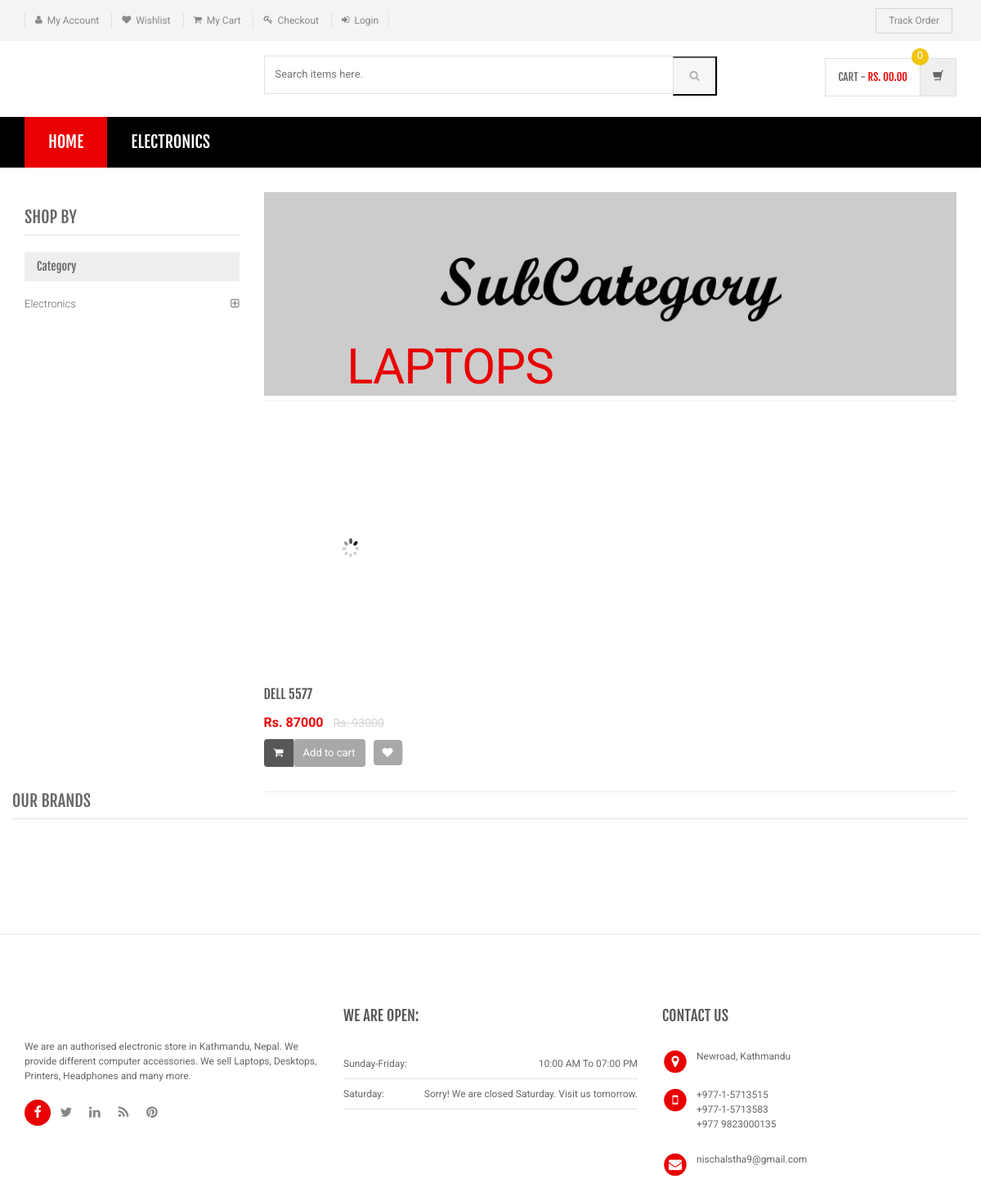
The page /sub-category1.php?scid=6 on the database its author committed.
### tables this page shows
CREATE TABLE `category` (
  `id` int(11) NOT NULL,
  `categoryName` varchar(255) DEFAULT NULL,
  `categoryDescription` longtext,
  `creationDate` timestamp NOT NULL DEFAULT CURRENT_TIMESTAMP,
  `updationDate` varchar(255) DEFAULT NULL
);

CREATE TABLE `subcategory` (
  `id` int(11) NOT NULL,
  `categoryid` int(11) DEFAULT NULL,
  `subcategory` varchar(255) DEFAULT NULL,
  `creationDate` timestamp NULL DEFAULT CURRENT_TIMESTAMP,
  `updationDate` varchar(255) DEFAULT NULL
);

CREATE TABLE `products` (
  `id` int(11) NOT NULL,
  `category` int(11) NOT NULL,
  `subCategory` int(11) DEFAULT NULL,
  `productName` varchar(255) DEFAULT NULL,
  `productCompany` varchar(255) DEFAULT NULL,
  `productPrice` int(11) DEFAULT NULL,
  `productPriceBeforeDiscount` int(11) DEFAULT NULL,
  `productDescription` longtext,
  `productImage1` varchar(255) DEFAULT NULL,
  `productImage2` varchar(255) DEFAULT NULL,
  `productImage3` varchar(255) DEFAULT NULL,
  `shippingCharge` int(11) DEFAULT NULL,
  `productAvailability` varchar(255) DEFAULT NULL,
  `postingDate` timestamp NULL DEFAULT CURRENT_TIMESTAMP,
  `updationDate` varchar(255) DEFAULT NULL
);

### sub-category1.php (the view, shortened to what this page needs)
<?php
include('includes/config.php');
$cid=intval($_GET['scid']);
?>
<!DOCTYPE html>
<html lang="en">
	<head>
	    <link rel="stylesheet" href="assets/css/bootstrap.min.css">
	    <link rel="stylesheet" href="assets/css/main.css">
	    <link rel="stylesheet" href="assets/css/green.css">
	    <link rel="stylesheet" href="assets/css/owl.carousel.css">
		<link rel="stylesheet" href="assets/css/owl.transitions.css">
		<link href="assets/css/lightbox.css" rel="stylesheet">
		<link rel="stylesheet" href="assets/css/animate.min.css">
		<link rel="stylesheet" href="assets/css/rateit.css">
		<link rel="stylesheet" href="assets/css/bootstrap-select.min.css">
		<link rel="stylesheet" href="assets/css/config.css">
		<link href="assets/css/green.css" rel="alternate stylesheet" title="Green color">
		<link href="assets/css/blue.css" rel="alternate stylesheet" title="Blue color">
		<link href="assets/css/red.css" rel="alternate stylesheet" title="Red color">
		<link href="assets/css/orange.css" rel="alternate stylesheet" title="Orange color">
		<link href="assets/css/dark-green.css" rel="alternate stylesheet" title="Darkgreen color">
		<link rel="stylesheet" href="assets/css/font-awesome.min.css">
	</head>
    <body class="cnt-home">
<header class="header-style-1">
<?php include('includes/top-header.php');?>
<?php include('includes/main-header.php');?>
<?php include('includes/menu-bar.php');?>
</header>
<div class="body-content outer-top-xs">
	<div class='container'>
		<div class='row outer-bottom-sm'>
			<div class='col-md-3 sidebar'>
	            <div class="sidebar-module-container">
	            	<h3 class="section-title">shop by</h3>
	            	<div class="sidebar-filter">
<div class="sidebar-widget wow fadeInUp outer-bottom-xs ">
	<div class="widget-header m-t-20">
		<h4 class="widget-title">Category</h4>
	</div>
	<div class="sidebar-widget-body m-t-10">
	         <?php $sql=mysql_query("select id,categoryName from category");
while($row=mysql_fetch_array($sql))
{
    ?>
		<div class="accordion">
	    	<div class="accordion-group">
	            <div class="accordion-heading">
	                <a href="category.php?cid=<?php echo htmlentities($row['id']);?>"  class="accordion-toggle collapsed">
	                   <?php echo htmlentities($row['categoryName']);?>
	                </a>
	            </div>
	        </div>
	    </div>
	    <?php } ?>
	</div>
</div>
	            	</div>
	            </div>
            </div>
			<div class='col-md-9'>
	<div id="category" class="category-carousel hidden-xs">
		<div class="item">
			<div class="image">
				<img src="assets/images/banners/cat-banner-2.jpg" alt="" class="img-responsive">
			</div>
			<div class="container-fluid">
				<div class="caption vertical-top text-left">
					<div class="big-text">
						<br />
					</div>
					       <?php $sql=mysql_query("select  subcategory  from  subcategory where id='$cid'");
while($row=mysql_fetch_array($sql))
{
    ?>
					<div class="excerpt hidden-sm hidden-md">
						<?php echo htmlentities($row['subcategory']);?>
					</div>
			<?php } ?>
				</div>
			</div>
		</div>
</div>
				<div class="search-result-container">
					<div id="myTabContent" class="tab-content">
						<div class="tab-pane active " id="grid-container">
							<div class="category-product  inner-top-vs">
							<div class="row">
			<?php
$ret=mysql_query("select * from products where subCategory='$cid'");
    $num=mysql_num_rows($ret);
if($num>0)
{
while ($row=mysql_fetch_array($ret))
{?>
		<div class="col-sm-4 col-md-4 wow fadeInUp">
			<div class="products">
	<div class="product">
		<div class="product-image">
			<div class="image">
				<a href="product-details.php?pid=<?php echo htmlentities($row['id']);?>"><img  src="assets/images/blank.gif" data-echo="admin/productimages/<?php echo htmlentities($row['productName']);?>/<?php echo htmlentities($row['productImage1']);?>" alt="" width="210" height="300"></a>
			</div>
		</div>
		<div class="product-info text-left">
			<h3 class="name"><a href="product-details.php?pid=<?php echo htmlentities($row['id']);?>"><?php echo htmlentities($row['productName']);?></a></h3>
			<div class="product-price">
				<span class="price">
					Rs. <?php echo htmlentities($row['productPrice']);?>			</span>
										     <span class="price-before-discount">Rs. <?php echo htmlentities($row['productPriceBeforeDiscount']);?></span>
			</div>
		</div>
					<div class="cart clearfix animate-effect">
				<div class="action">
					<ul class="list-unstyled">
						<li class="add-cart-button btn-group">
							<button class="btn btn-primary icon" data-toggle="dropdown" type="button">
								<i class="fa fa-shopping-cart"></i>
							</button>
							<a href="category.php?page=product&action=add&id=<?php echo $row['id']; ?>">
							<button class="btn btn-primary" type="button">Add to cart</button></a>
						</li>
		                <li class="lnk wishlist">
							<a class="add-to-cart" href="category.php?pid=<?php echo htmlentities($row['id'])?>&&action=wishlist" title="Wishlist">
								 <i class="icon fa fa-heart"></i>
							</a>
						</li>
					</ul>
				</div>
			</div>
			</div>
			</div>
		</div>
	  <?php
	} } else{
?>
	<div class="col-sm-4 col-md-4 wow fadeInUp">
	<h3>No Products Found</h3>
	</div>
	<?php } ?>
										</div>
							</div>
						</div>
				</div>
			</div>
		</div>
		<?php include('includes/brands-slider.php');?>
</div>
</div>
<?php include('includes/footer.php');?>
</body>
</html>

### includes/menu-bar.php (shortened to what this page needs)
<div class="header-nav animate-dropdown">
    <div class="container">
        <div class="yamm navbar navbar-default" role="navigation">
            <div class="nav-bg-class">
                <div class="navbar-collapse collapse" id="mc-horizontal-menu-collapse">
	<div class="nav-outer">
		<ul class="nav navbar-nav">
			<li class="active dropdown yamm-fw">
				<a href="index.php" data-hover="dropdown" class="dropdown-toggle">Home</a>
			</li>
              <?php $sql=mysqli_query($con,"select id,categoryName  from category limit 6");
while($row=mysqli_fetch_array($sql))
{
    ?>
			<li class="dropdown yamm">
				<a href="category.php?cid=<?php echo $row['id'];?>"> <?php echo $row['categoryName'];?></a>
			</li>
			<?php } ?>
		</ul>
		<div class="clearfix"></div>
	</div>
</div>
            </div>
        </div>
    </div>
</div>

### assets/css/green.css (style rules this page uses)
a { color: #e90000; }
.header-style-1 .header-nav { background: #000000; }
.cnt-home .header-style-1 .header-nav .navbar .navbar-nav > li.active { background: #e90000; }
.product .product-info .product-price .price { color: #e90000; }
.sidebar .sidebar-module-container .sidebar-widget .sidebar-widget-body .accordion .accordion-group .accordion-heading .accordion-toggle, .sidebar .sidebar-module-container .sidebar-widget .sidebar-widget-body .accordion .accordion-group .accordion-heading .accordion-toggle:hover, .sidebar .sidebar-module-container .sidebar-widget .sidebar-widget-body .accordion .accordion-group .accordion-heading .accordion-toggle:focus, .sidebar .sidebar-module-container .sidebar-widget .sidebar-widget-body .accordion .accordion-group .accordion-heading .accordion-toggle:after { color: #e90000; }

### assets/css/lightbox.css (style rules this page uses)
body:after { content: url(../images/close.png) url(../images/loading.gif) url(../images/prev.png) url(../images/next.png); display: none; }

### assets/css/blue.css (style rules this page uses)
a { color: #3498db; }
.header-style-1 .header-nav { background: #3498db; }
.cnt-home .header-style-1 .header-nav .navbar .navbar-nav > li.active { background: #1d6ca1; }
.product .product-info .product-price .price { color: #3498db; }
.sidebar .sidebar-module-container .sidebar-widget .sidebar-widget-body .accordion .accordion-group .accordion-heading .accordion-toggle, .sidebar .sidebar-module-container .sidebar-widget .sidebar-widget-body .accordion .accordion-group .accordion-heading .accordion-toggle:hover, .sidebar .sidebar-module-container .sidebar-widget .sidebar-widget-body .accordion .accordion-group .accordion-heading .accordion-toggle:focus, .sidebar .sidebar-module-container .sidebar-widget .sidebar-widget-body .accordion .accordion-group .accordion-heading .accordion-toggle:after { color: #3498db; }

### assets/css/red.css (style rules this page uses)
a { color: #ff6c6c; }
.header-style-1 .header-nav { background: #ff6c6c; }
.cnt-home .header-style-1 .header-nav .navbar .navbar-nav > li.active { background: #ff1a1a; }
.product .product-info .product-price .price { color: #ff6c6c; }
.sidebar .sidebar-module-container .sidebar-widget .sidebar-widget-body .accordion .accordion-group .accordion-heading .accordion-toggle, .sidebar .sidebar-module-container .sidebar-widget .sidebar-widget-body .accordion .accordion-group .accordion-heading .accordion-toggle:hover, .sidebar .sidebar-module-container .sidebar-widget .sidebar-widget-body .accordion .accordion-group .accordion-heading .accordion-toggle:focus, .sidebar .sidebar-module-container .sidebar-widget .sidebar-widget-body .accordion .accordion-group .accordion-heading .accordion-toggle:after { color: #ff6c6c; }

### assets/css/orange.css (style rules this page uses)
a { color: #f39c12; }
.header-style-1 .header-nav { background: #f39c12; }
.cnt-home .header-style-1 .header-nav .navbar .navbar-nav > li.active { background: #ab6c09; }
.product .product-info .product-price .price { color: #f39c12; }
.sidebar .sidebar-module-container .sidebar-widget .sidebar-widget-body .accordion .accordion-group .accordion-heading .accordion-toggle, .sidebar .sidebar-module-container .sidebar-widget .sidebar-widget-body .accordion .accordion-group .accordion-heading .accordion-toggle:hover, .sidebar .sidebar-module-container .sidebar-widget .sidebar-widget-body .accordion .accordion-group .accordion-heading .accordion-toggle:focus, .sidebar .sidebar-module-container .sidebar-widget .sidebar-widget-body .accordion .accordion-group .accordion-heading .accordion-toggle:after { color: #f39c12; }

### assets/css/dark-green.css (style rules this page uses)
a { color: #12cca7; }
.header-style-1 .header-nav { background: #12cca7; }
.cnt-home .header-style-1 .header-nav .navbar .navbar-nav > li.active { background: #0b816a; }
.product .product-info .product-price .price { color: #12cca7; }
.sidebar .sidebar-module-container .sidebar-widget .sidebar-widget-body .accordion .accordion-group .accordion-heading .accordion-toggle, .sidebar .sidebar-module-container .sidebar-widget .sidebar-widget-body .accordion .accordion-group .accordion-heading .accordion-toggle:hover, .sidebar .sidebar-module-container .sidebar-widget .sidebar-widget-body .accordion .accordion-group .accordion-heading .accordion-toggle:focus, .sidebar .sidebar-module-container .sidebar-widget .sidebar-widget-body .accordion .accordion-group .accordion-heading .accordion-toggle:after { color: #12cca7; }

### rows shown on the page
category: categoryName "ELECTRONICS", categoryName "Electronics"
subcategory: subcategory "LAPTOPS"
products: productName "DELL 5577", productPrice "87000", productPriceBeforeDiscount "93000"
